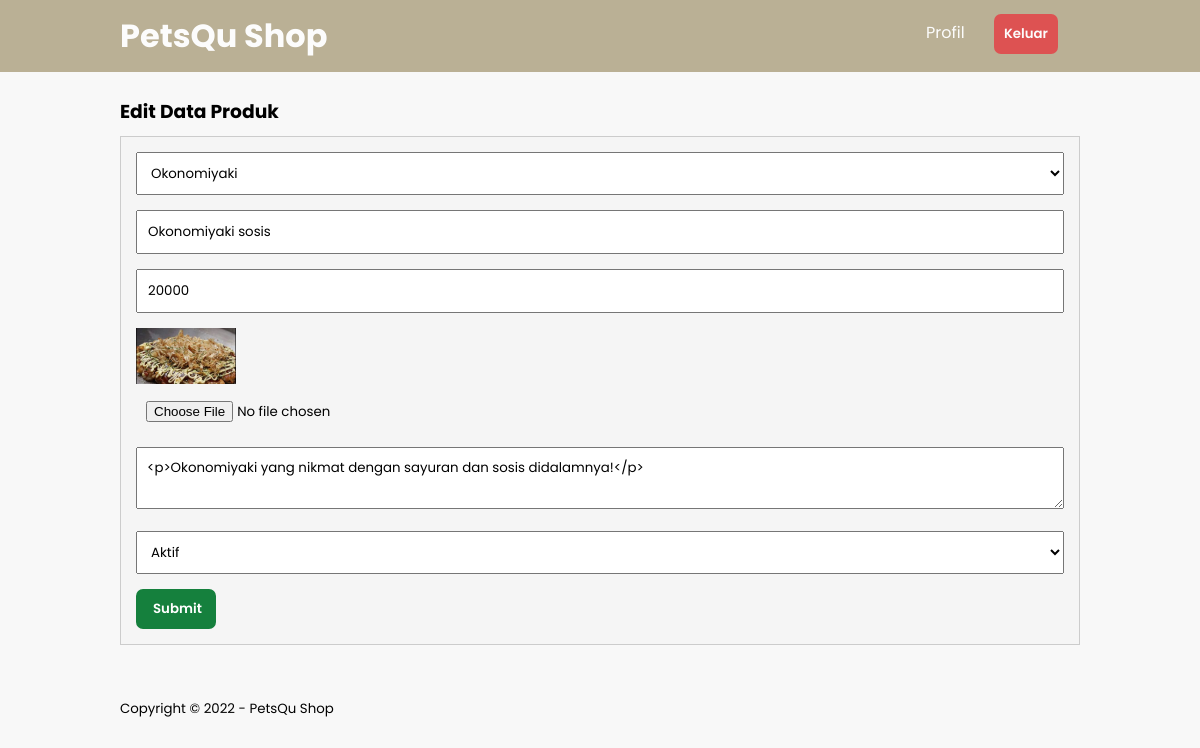
The app's page /edit-produk.php?id=30 (signed in) with its own data.
### tables this page shows
CREATE TABLE `tb_product` (
  `product_id` int(11) NOT NULL,
  `category_id` int(11) NOT NULL,
  `product_name` varchar(100) NOT NULL,
  `product_price` int(11) NOT NULL,
  `product_description` text NOT NULL,
  `product_image` varchar(100) NOT NULL,
  `product_status` tinyint(1) NOT NULL,
  `data_created` timestamp NOT NULL DEFAULT current_timestamp()
);

CREATE TABLE `tb_category` (
  `category_id` int(11) NOT NULL,
  `category_name` varchar(25) NOT NULL
);

### edit-produk.php (the view, shortened to what this page needs)
<?php
	include 'db.php';
	$produk = mysqli_query($conn, "SELECT * FROM tb_product WHERE product_id = '".$_GET['id']."' ");
	$p = mysqli_fetch_object($produk);
?>
<!DOCTYPE html>
<html>
<head>
	<link rel="stylesheet" type="text/css" href="css/style.css?v=<?php echo time(); ?>">
</head>
<body>
	<header>
		<div class="container">
			<h1 onclick="location.href='dashboard.php'">PetsQu Shop</h1>
			<ul>
				<li><a href="profil.php">Profil</a></li>
				<li><button class="keluar-btn" onclick="location.href='keluar.php'">Keluar</button></li>
			</ul>
		</div>
	</header>
	<div class="section">
		<div class="container">
			<h3>Edit Data Produk</h3>
			<div class="box">
				<form action="" method="POST" enctype="multipart/form-data">
					<select class="input-control" name="kategori" required>
						<?php
							$kategori = mysqli_query($conn, "SELECT * FROM tb_category ORDER BY category_id DESC");
							while($r = mysqli_fetch_array($kategori)){
						?>
						<option value="<?php echo $r['category_id'] ?>" <?php echo ($r['category_id'] == $p->category_id)? 'selected':''; ?>><?php echo $r['category_name'] ?></option>
						<?php } ?>
					</select>
					<input type="text" name="nama" class="input-control" placeholder="Nama Produk" value="<?php echo $p->product_name ?>" required>
					<input type="text" name="harga" class="input-control" placeholder="Harga" value="<?php echo $p->product_price ?>" required>
					<img src="produk/<?php echo $p->product_image ?>" width="100px">
					<input type="file" name="gambar" class="input-control">
					<textarea class="input-control" name="deskripsi" placeholder="Deskripsi"><?php echo $p->product_description ?></textarea><br>
					<select class="input-control" name="status">
						<option value="1" <?php echo ($p->product_status == 1)? 'selected':''; ?>>Aktif</option>
					</select>
					<input type="submit" name="submit" value="Submit" class="btn">
				</form>
			</div>
		</div>
	</div>
	<footer>
		<div class="container">
			<small>Copyright &copy; 2022 - PetsQu Shop</small>
		</div>
	</footer>
</body>
</html>

### css/style.css (style rules this page uses)
* { padding: 0; margin: 0; font-family: 'Poppins', sans-serif; }
body { background-color: #f8f8f8; font-family: 'Poppins', sans-serif; }
a { color: inherit; text-decoration: none; }
.input-control { width: 100%; padding: 10px; margin-bottom: 15px; box-sizing: border-box; }
.btn { width: 80px; font-weight: 600; padding: 8px 15px; background-color: rgb(21 128 61); color: white; border: 2px solid rgb(21 128 61); cursor: pointer; border-radius: 7px; }
header { background: #a0926c; opacity: 0.7; color: #fff; }
header h1 { float: left; padding: 12px 0; }
header ul { float: right; }
header ul li { display: inline-block; }
header ul li a { padding: 20px 15px 20px 15px; display: inline-block; }
li { margin-right: 10px; }
footer { padding: 25px 0; }
.container { width: 80%; margin: 0 auto; }
.container:after { content: ''; display: block; clear: both; }
.section { margin: 25px 0; }
.box { background-color: whitesmoke; border: 1px solid #ccc; padding: 15px; box-sizing: border-box; margin: 10px 0 25px 0; }
.box:after { content: ''; display: block; clear: both; }
.keluar-btn { background-color: rgb(211, 12, 12); border: 2px solid transparent; padding: 8px; border-radius: 7px; color: white; font-weight: 600; cursor: pointer; }
button { border: none; margin-right: 12px; }

### records on screen
tb_product: kategori "Okonomiyaki", nama "Okonomiyaki sosis", harga "20000", product_image (picture), deskripsi "<p>Okonomiyaki yang nikmat dengan sayuran dan sosis didalamnya!</p>", status "Aktif"
